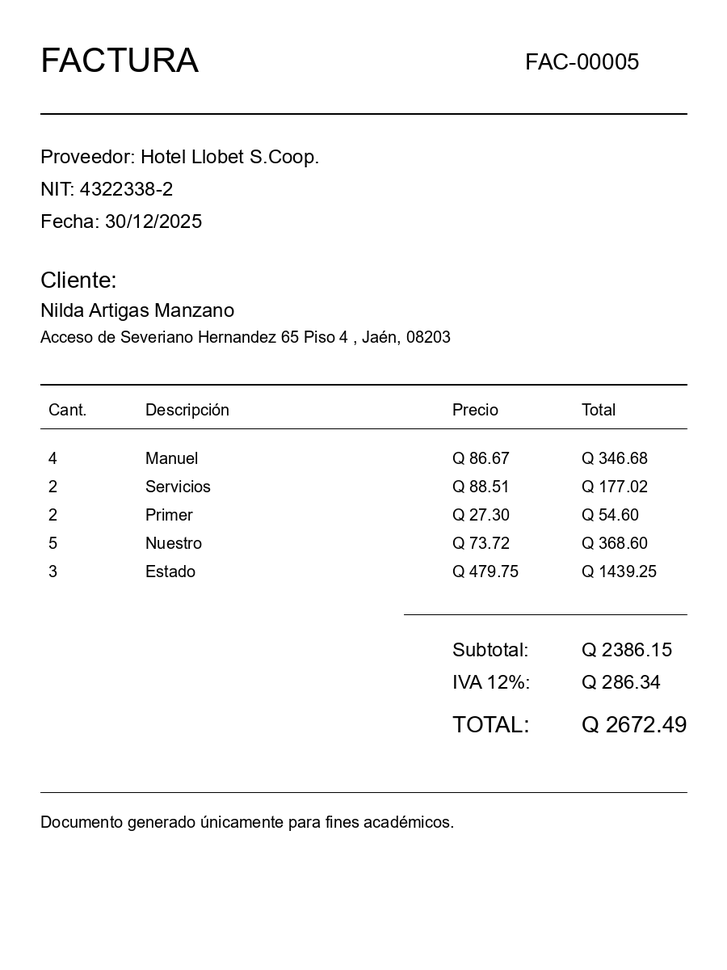
#> input picture practica3/data/facturas_generadas/factura_005.png, 727 x 970 px, shrunk from 900 x 1200 before the run
$ python -i vision_service.py   (imports and definitions only)
#> lines starting #> are read from the running program, lines starting #| are printed output that depends on the picture; after the words box and inside, x2 and y2 are one past the last pixel; in counts of white or black regions, pixels touching at a corner belong together
#> further down, picture is the input picture: PIL image 727x970 RGB; min 0, max 255, mean 248.3
from pathlib import Path


def document_to_images(path: str, max_pages: int = 3):
    from PIL import Image

    source = Path(path)
    if source.suffix.lower() == ".pdf":
        import fitz

        images: list[Image.Image] = []
        with fitz.open(source) as doc:
            for page in doc[:max_pages]:
                pixmap = page.get_pixmap(matrix=fitz.Matrix(2, 2), alpha=False)
                images.append(Image.frombytes("RGB", [pixmap.width, pixmap.height], pixmap.samples))
        return images
    return [Image.open(source).convert("RGB")]


def embedded_pdf_text(path: str, max_pages: int = 3) -> str:
    source = Path(path)
    if source.suffix.lower() != ".pdf":
        return ""
    import fitz

    chunks: list[str] = []
    with fitz.open(source) as doc:
        for page in doc[:max_pages]:
            chunks.append(page.get_text("text"))
    return "\n".join(chunk for chunk in chunks if chunk.strip())


def _deskew(binary, cv2, np):
    points = np.column_stack(np.where(binary < 255))
    if len(points) < 20:
        return binary
    angle = cv2.minAreaRect(points)[-1]
    angle = -(90 + angle) if angle < -45 else -angle
    if abs(angle) < 0.1 or abs(angle) > 15:
        return binary
    height, width = binary.shape[:2]
    matrix = cv2.getRotationMatrix2D((width / 2, height / 2), angle, 1.0)
    return cv2.warpAffine(binary, matrix, (width, height), flags=cv2.INTER_CUBIC, borderValue=255)


def preprocess_for_ocr(image):
    from PIL import Image

    try:
        import cv2
        import numpy as np
    except ModuleNotFoundError:
        return image.convert("L")

    array = np.array(image.convert("RGB"))
    gray = cv2.cvtColor(array, cv2.COLOR_RGB2GRAY)
    gray = cv2.GaussianBlur(gray, (3, 3), 0)
    _, binary = cv2.threshold(gray, 0, 255, cv2.THRESH_BINARY + cv2.THRESH_OTSU)
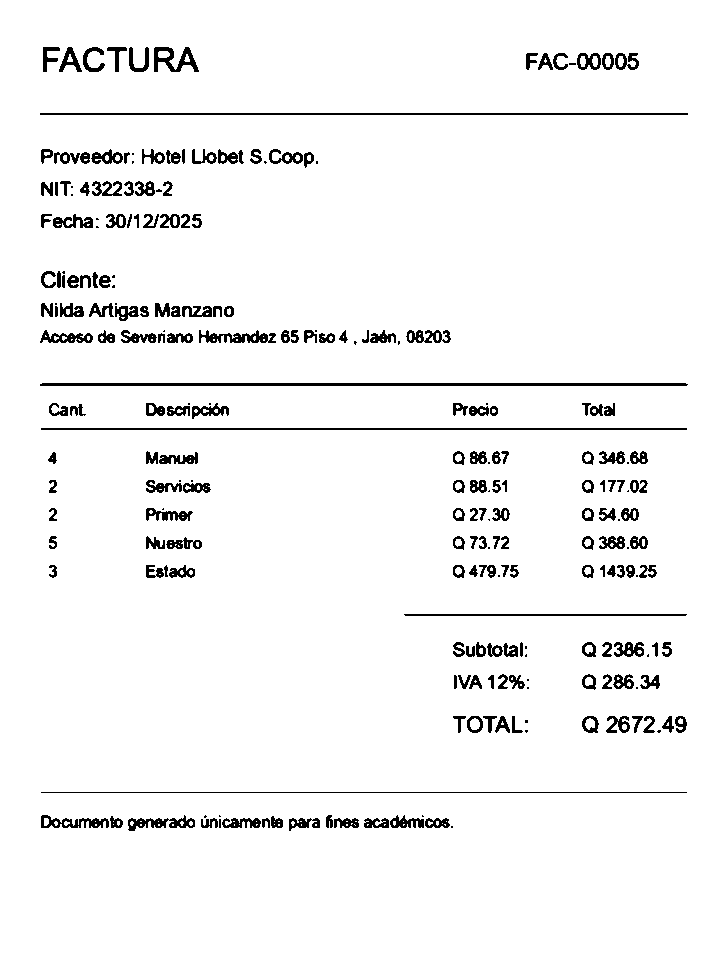
#> binary: shape (970, 727); 95.7% white; 243 black regions (49 under 20 px), largest, box (x1, y1, x2, y2) and area: (40, 383, 688, 386) 1939, (40, 113, 688, 115) 1296, (41, 428, 687, 430) 1292
    denoised = cv2.medianBlur(binary, 3)
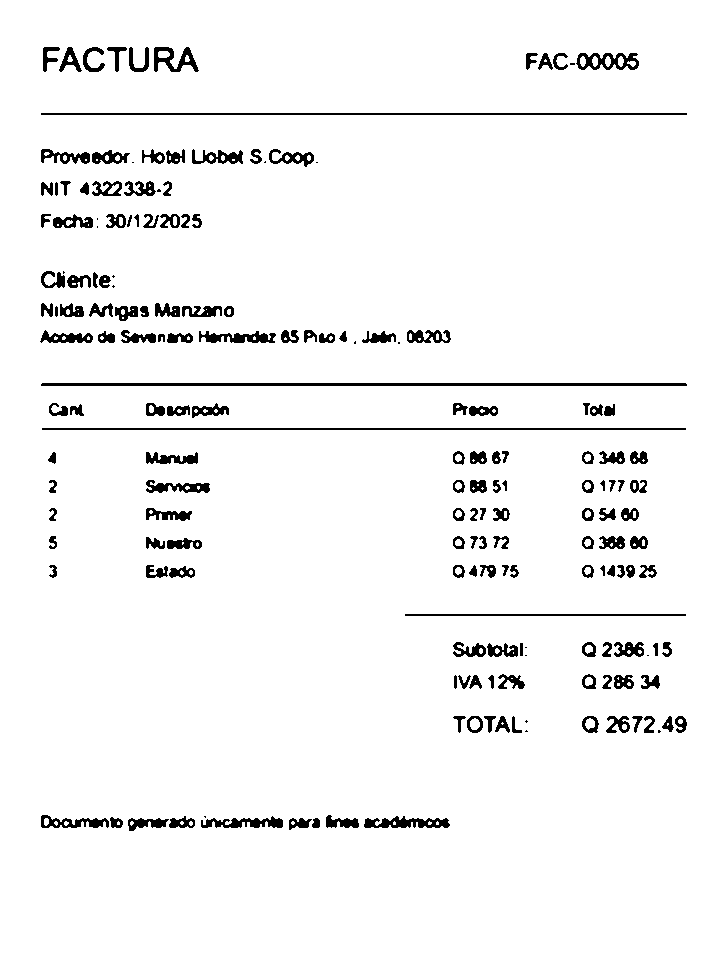
#> denoised: shape (970, 727); 95.8% white; 181 black regions (19 under 20 px), largest, box (x1, y1, x2, y2) and area: (41, 383, 687, 386) 1936, (41, 113, 687, 115) 1292, (42, 428, 686, 430) 1288
    corrected = _deskew(denoised, cv2, np)
#> in _deskew, `points = np.column_stack(np.where(binary < 255))`: points = 29753 pairs, first value 47 to 830, second value 40 to 686
#> in _deskew, `angle = cv2.minAreaRect(points)[-1]`: angle = -90
#> in _deskew, `angle = -(90 + angle) if angle < -45 else -angle`: angle = 0
    return Image.fromarray(corrected)

>>> from PIL import Image
>>> picture = Image.open('../../../data/facturas_generadas/factura_005.png')
>>> result = preprocess_for_ocr(picture)

$ run again, on practica3/data/facturas_generadas/factura_008.png
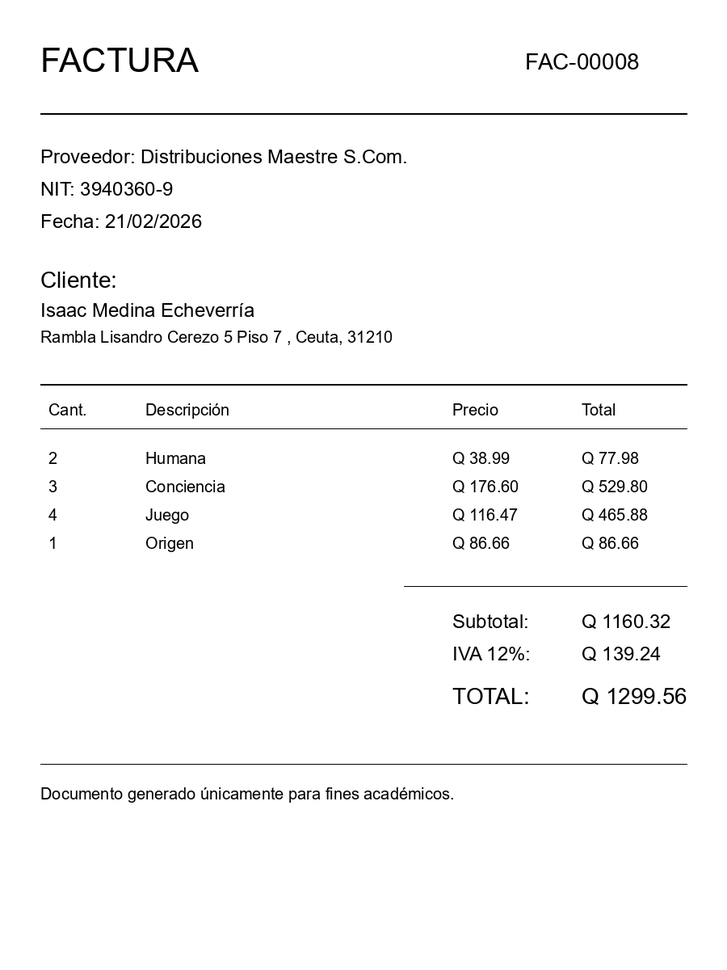
#> input picture practica3/data/facturas_generadas/factura_008.png, 727 x 970 px, shrunk from 900 x 1200 before the run
#> picture is the input picture: PIL image 727x970 RGB; min 0, max 255, mean 248.5
#> in preprocess_for_ocr, `_, binary = cv2.threshold(gray, 0, 255, cv2.THRESH_BINARY + cv2.THRESH..`:
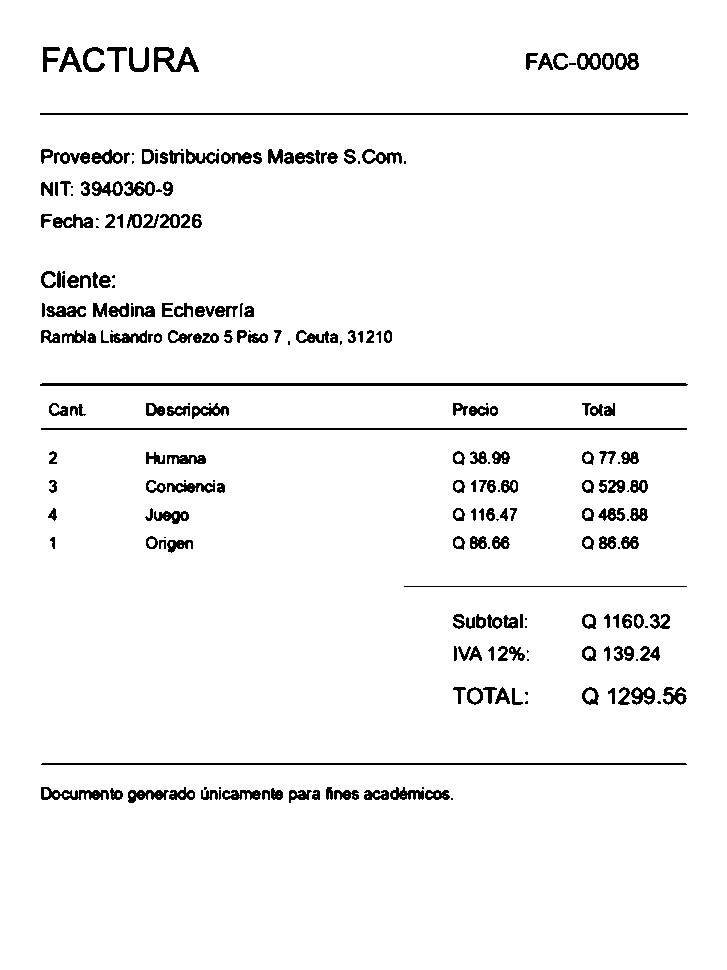
#> binary: shape (970, 727); 95.8% white; 247 black regions (49 under 20 px), largest, box (x1, y1, x2, y2) and area: (40, 383, 688, 386) 1939, (40, 113, 688, 115) 1296, (41, 428, 687, 430) 1292
#> in preprocess_for_ocr, `denoised = cv2.medianBlur(binary, 3)`:
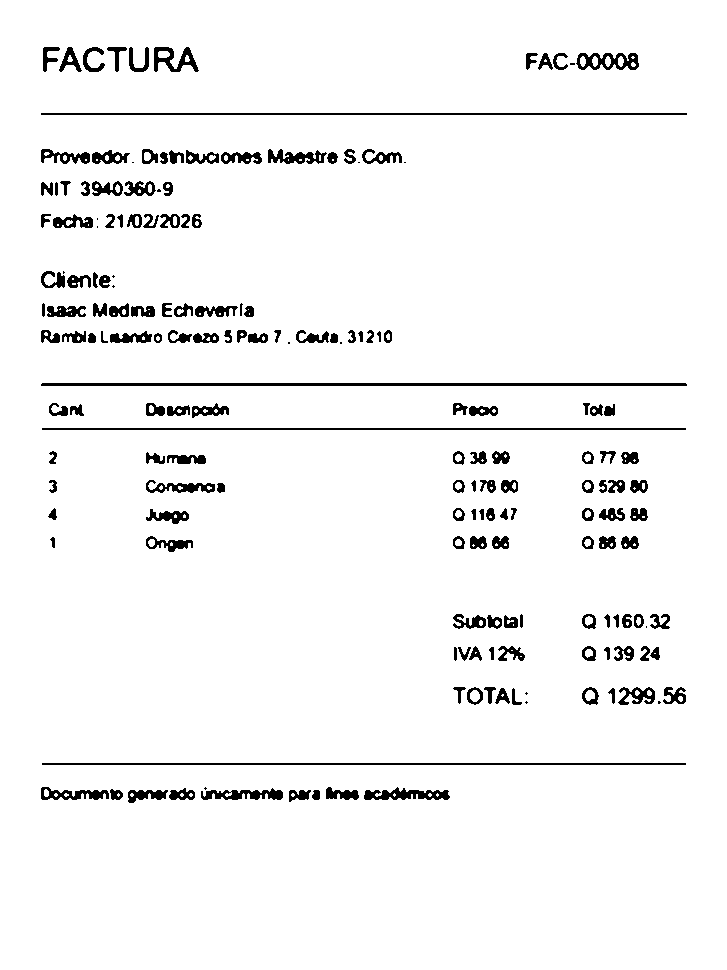
#> denoised: shape (970, 727); 95.8% white; 178 black regions (17 under 20 px), largest, box (x1, y1, x2, y2) and area: (41, 383, 687, 386) 1936, (41, 113, 687, 115) 1292, (42, 428, 686, 430) 1288
#> points = 29729 pairs, first value 47 to 802, second value 41 to 686
#> in _deskew, `angle = cv2.minAreaRect(points)[-1]`: angle = -90
#> in _deskew, `angle = -(90 + angle) if angle < -45 else -angle`: angle = 0
